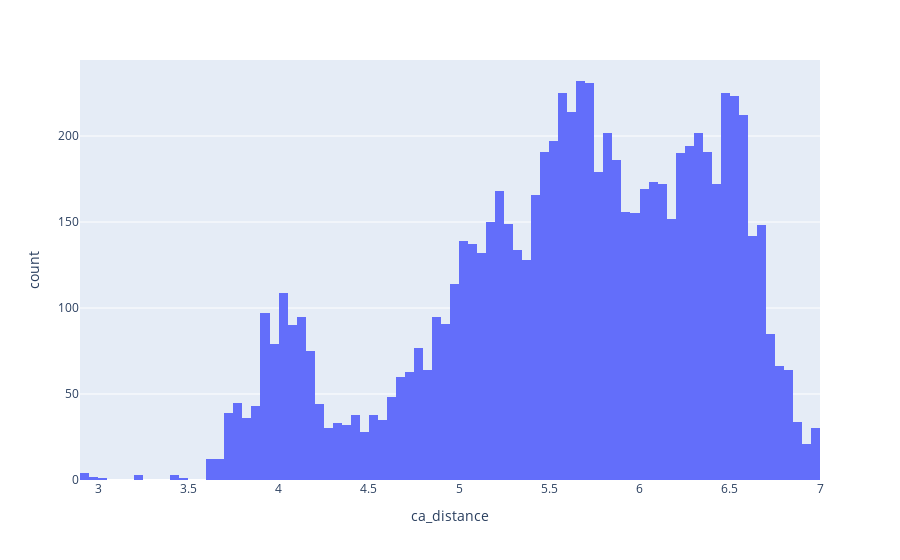

Notebook source saved alongside this figure:
### Code cell
labels2 = {'value': 'Angle', 'variable': 'Distance'}
px.histogram(SS_df, x='ca_distance', labels=labels2, nbins=100)

### Figure 1 — Plotly figure (JSON) as saved in the notebook; plotly's stock layout.template omitted (floating-point values rounded to 4 significant figures; data arrays with more than 128 entries replaced by an {"elided": "..."} marker saying what was removed)
{"data": [{"alignmentgroup": "True", "bingroup": "x", "hovertemplate": "ca_distance=%{x}<br>count=%{y}<extra></extra>", "legendgroup": "", "marker": {"color": "#636efa", "pattern": {"shape": ""}}, "name": "", "nbinsx": 100, "offsetgroup": "", "orientation": "v", "showlegend": false, "type": "histogram", "x": {"elided": "7972 float values"}, "xaxis": "x", "yaxis": "y"}], "layout": {"barmode": "relative", "legend": {"tracegroupgap": 0}, "margin": {"t": 60}, "xaxis": {"anchor": "y", "domain": [0, 1], "title": {"text": "ca_distance"}}, "yaxis": {"anchor": "x", "domain": [0, 1], "title": {"text": "count"}}}}
